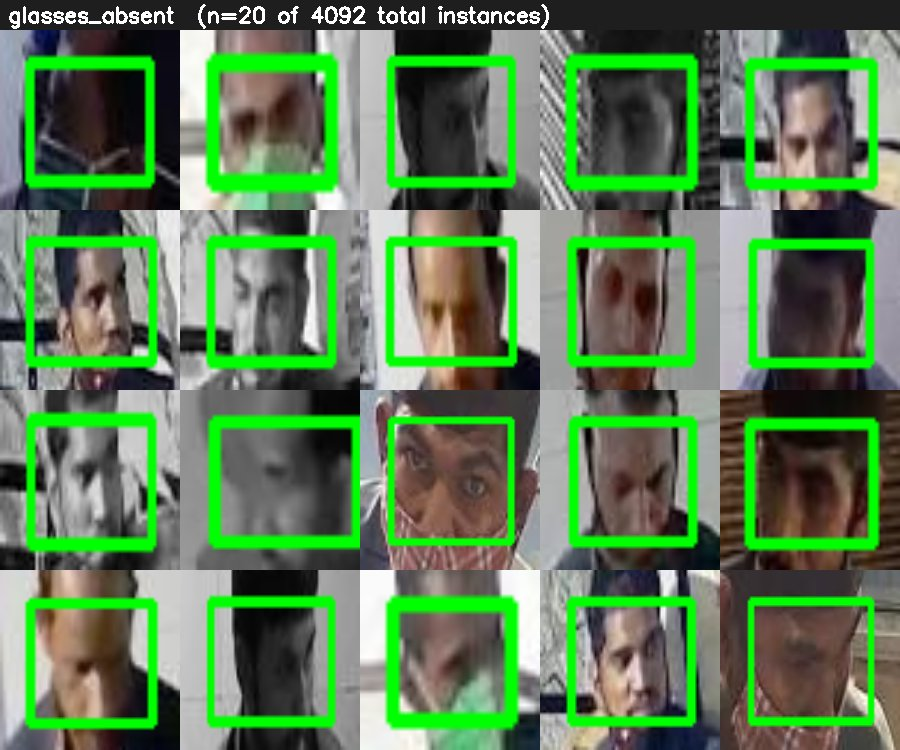
#> input picture training/scripts/_artifact/glasses_absent.jpg, 900 x 750 px
$ python -i ppe_shot_segment.py   (imports and definitions only)
#> lines starting #> are read from the running program, lines starting #| are printed output that depends on the picture
#!/usr/bin/env python3
"""Video-shot segmentation for Construction-PPE's sequentially-numbered frame
exports, built after both global DCT-hash clustering (hamming<=6 through 26) and
global HSV-histogram clustering (correl 0.80-0.90) failed to isolate the
recurring rooftop gloves_present burst without either under- or wildly
over-merging unrelated construction photos (confirmed: hamming<=18 collapsed
603/705 images into one cluster; histogram threshold 0.80 collapsed 601/705).
Both failed because they compare ALL pairs globally, and many unrelated outdoor
construction photos share similar sky/concrete/hi-vis-orange palettes.

This instead only compares NEIGHBOURS in numeric-filename order (image1082,
image1083, ...) - since Construction-PPE's images are literal sequential video
frame exports (confirmed: image1082-image1109's correlation to a hand-picked
reference frame drops off smoothly and matches the visually-identified rooftop
burst), a shot boundary is wherever consecutive-by-ID similarity drops, not
wherever any two images anywhere in the dataset happen to look similar. This
avoids the over-merging failure mode entirely, at the cost of only working for
sequentially-exported sources (fine here - this is exactly what Construction-PPE
is).

Usage: imported by ppe_curate_gloves_glasses.py; run standalone for inspection:
    python ppe_shot_segment.py --dataset A:/fsbd_training/curated_gloves_glasses/construction_ppe/extracted --class-id 1
"""
from __future__ import annotations

import argparse
import re
from pathlib import Path

import cv2
import numpy as np


def hist_feature(img: np.ndarray) -> np.ndarray:
    hsv = cv2.cvtColor(img, cv2.COLOR_BGR2HSV)
    hist = cv2.calcHist([hsv], [0, 1], None, [32, 32], [0, 180, 0, 256])
    return cv2.normalize(hist, hist).flatten()


def numeric_key(path: Path) -> tuple:
    m = re.search(r"(\d+)", path.stem)
    return (0, int(m.group(1))) if m else (1, path.stem)


# [46 lines left out: functions segment_shots, main, not called in this run]


# [2 lines not run here, left out]

>>> import cv2
>>> picture = cv2.imread('_artifact/glasses_absent.jpg')
#> picture is the input picture: shape (750, 900, 3); mean B, G, R 86.4, 126.4, 93.5
>>> result = hist_feature(picture)
#> in hist_feature, `hsv = cv2.cvtColor(img, cv2.COLOR_BGR2HSV)`: hsv: shape (750, 900, 3); mean H, S, V 50.6, 78.3, 133.6
#> in hist_feature, `hist = cv2.calcHist([hsv], [0, 1], None, [32, 32], [0, 180, 0, 256])`:
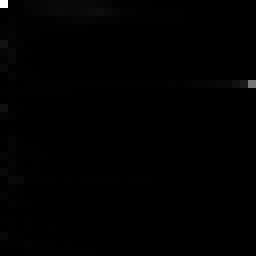
#> hist: shape (32, 32) float32 (shown 8 times larger); min 0, max 132287, mean 659.2; drawn with min black and max white
#> result = 1024 values, max 0.883 at index 0, min 0 at index 188, mean 0.0044

$ run again, on training/scripts/_artifact/gloves_absent.jpg
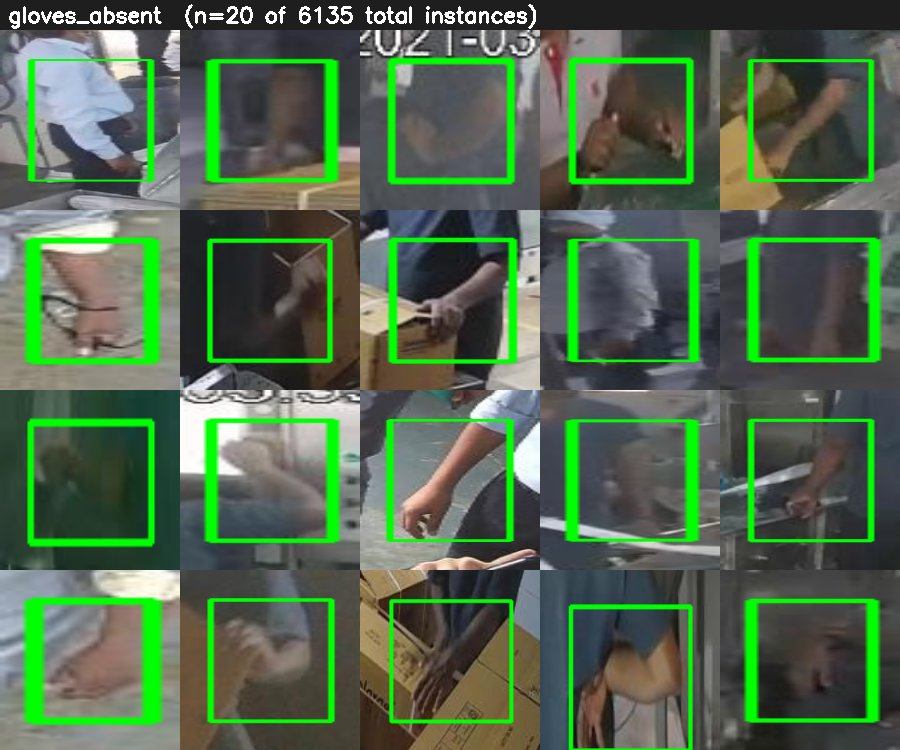
#> input picture training/scripts/_artifact/gloves_absent.jpg, 900 x 750 px
#> picture is the input picture: shape (750, 900, 3); mean B, G, R 78.5, 105.2, 82
#> hsv: shape (750, 900, 3); mean H, S, V 64.5, 68.7, 111.9
#> in hist_feature, `hist = cv2.calcHist([hsv], [0, 1], None, [32, 32], [0, 180, 0, 256])`:
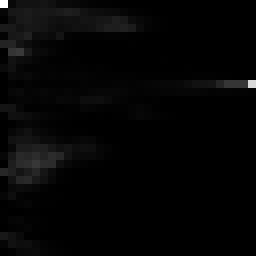
#> hist: shape (32, 32) float32 (shown 8 times larger); min 0, max 33940, mean 659.2; drawn with min black and max white
#> result = 1024 values, max 0.551 at index 0, min 0 at index 23, mean 0.0107

$ run again, on training/scripts/_artifact/gloves_present.jpg
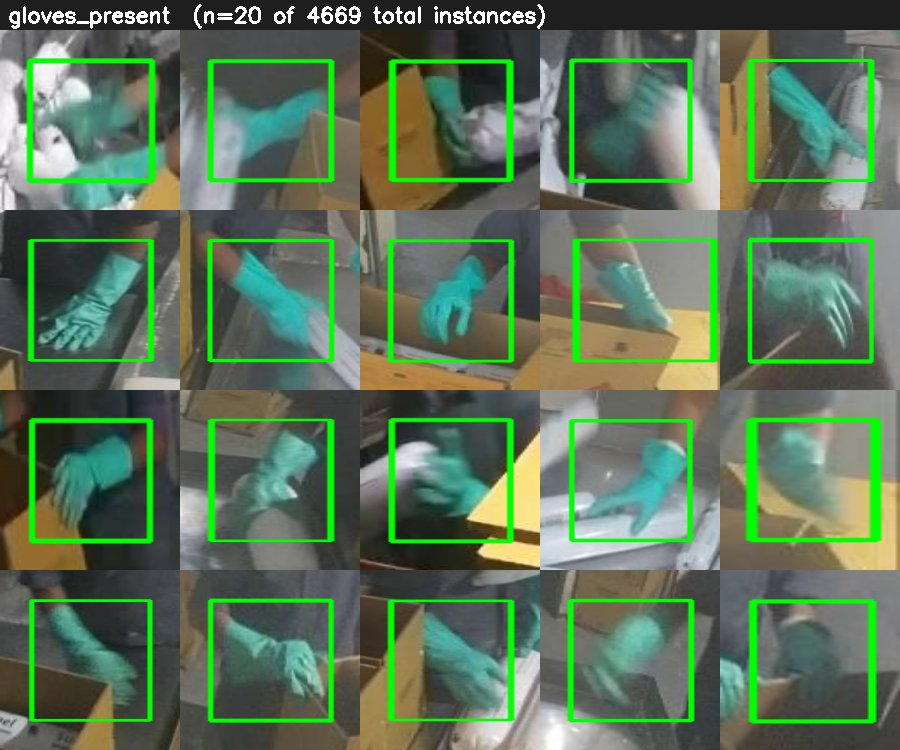
#> input picture training/scripts/_artifact/gloves_present.jpg, 900 x 750 px
#> picture is the input picture: shape (750, 900, 3); mean B, G, R 88.6, 115.4, 91.9
#> hsv: shape (750, 900, 3); mean H, S, V 60.2, 70.3, 120.2
#> in hist_feature, `hist = cv2.calcHist([hsv], [0, 1], None, [32, 32], [0, 180, 0, 256])`:
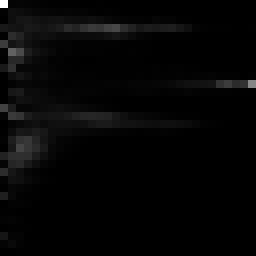
#> hist: shape (32, 32) float32 (shown 8 times larger); min 0, max 29215, mean 659.2; drawn with min black and max white
#> result = 1024 values, max 0.516 at index 0, min 0 at index 22, mean 0.0116

$ run again, on training/scripts/_artifact/helmet_absent.jpg
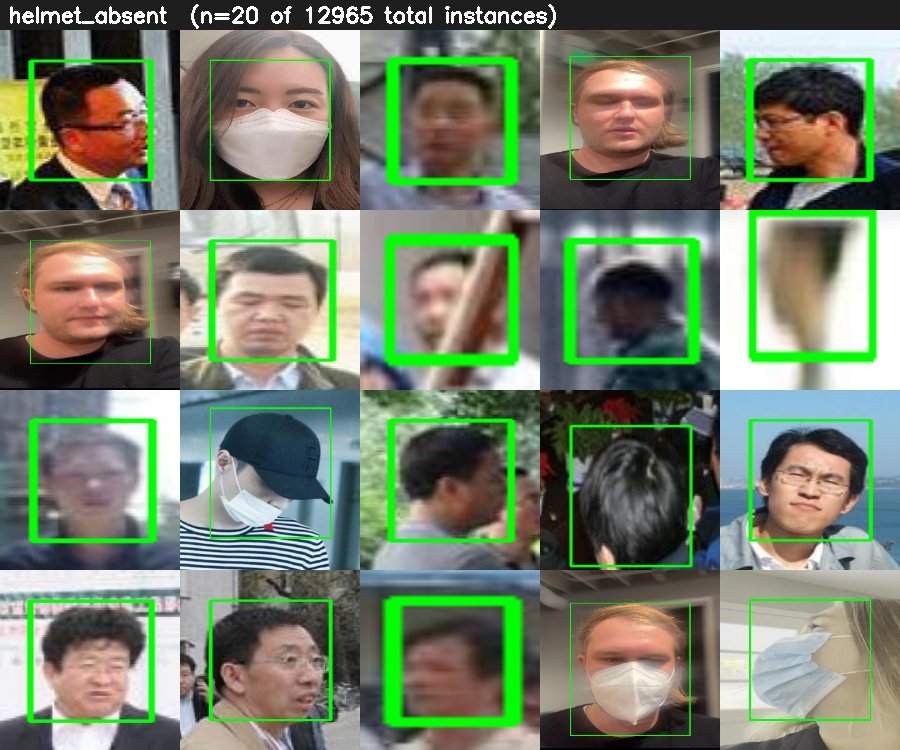
#> input picture training/scripts/_artifact/helmet_absent.jpg, 900 x 750 px
#> picture is the input picture: shape (750, 900, 3); mean B, G, R 105.7, 128.6, 115.9
#> hsv: shape (750, 900, 3); mean H, S, V 56.3, 75.5, 141.8
#> in hist_feature, `hist = cv2.calcHist([hsv], [0, 1], None, [32, 32], [0, 180, 0, 256])`:
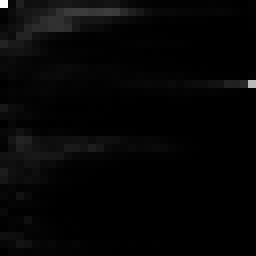
#> hist: shape (32, 32) float32 (shown 8 times larger); min 0, max 30668, mean 659.2; drawn with min black and max white
#> result = 1024 values, max 0.556 at index 0, min 0 at index 699, mean 0.0119
